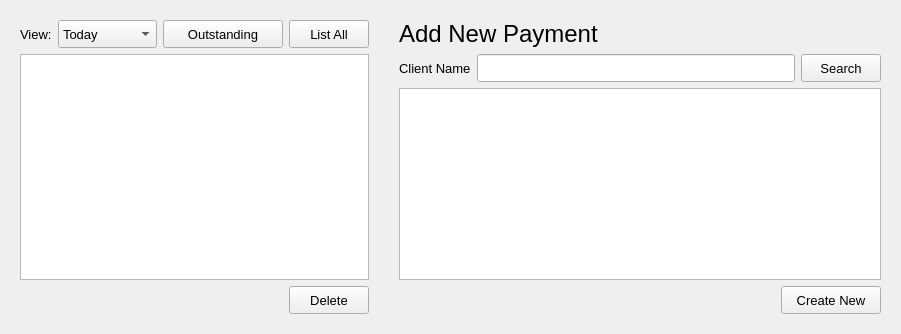
    <widget class="QWidget" name="paymentPage">
     <layout class="QGridLayout" name="gridLayout_39">
      <item row="0" column="0">
       <widget class="QWidget" name="wgd_editUserSearch_5" native="true">
        <layout class="QGridLayout" name="gridLayout_37">
         <item row="2" column="0">
          <layout class="QHBoxLayout" name="horizontalLayout_47">
           <item>
            <spacer name="horizontalSpacer_30">
             <property name="orientation">
              <enum>Qt::Horizontal</enum>
             </property>
             <property name="sizeHint" stdset="0">
              <size>
               <width>40</width>
               <height>20</height>
              </size>
             </property>
            </spacer>
           </item>
           <item>
            <widget class="QPushButton" name="btn_payDelete">
             <property name="minimumSize">
              <size>
               <width>65</width>
               <height>28</height>
              </size>
             </property>
             <property name="font">
              <font>
               <pointsize>10</pointsize>
              </font>
             </property>
             <property name="text">
              <string>Delete</string>
             </property>
            </widget>
           </item>
          </layout>
         </item>
         <item row="1" column="0">
          <widget class="QTableView" name="tview_payment">
           <property name="sizePolicy">
            <sizepolicy hsizetype="Expanding" vsizetype="Expanding">
             <horstretch>0</horstretch>
             <verstretch>0</verstretch>
            </sizepolicy>
           </property>
           <property name="selectionMode">
            <enum>QAbstractItemView::SingleSelection</enum>
           </property>
           <property name="selectionBehavior">
            <enum>QAbstractItemView::SelectRows</enum>
           </property>
           <property name="showGrid">
            <bool>false</bool>
           </property>
           <attribute name="horizontalHeaderVisible">
            <bool>false</bool>
           </attribute>
           <attribute name="horizontalHeaderCascadingSectionResizes">
            <bool>true</bool>
           </attribute>
           <attribute name="horizontalHeaderDefaultSectionSize">
            <number>175</number>
           </attribute>
           <attribute name="horizontalHeaderStretchLastSection">
            <bool>true</bool>
           </attribute>
           <attribute name="verticalHeaderVisible">
            <bool>false</bool>
           </attribute>
          </widget>
         </item>
         <item row="0" column="0">
          <layout class="QHBoxLayout" name="horizontalLayout_41">
           <item>
            <widget class="QLabel" name="lbl_payView">
             <property name="minimumSize">
              <size>
               <width>0</width>
               <height>0</height>
              </size>
             </property>
             <property name="maximumSize">
              <size>
               <width>16777215</width>
               <height>16777215</height>
              </size>
             </property>
             <property name="font">
              <font>
               <pointsize>10</pointsize>
              </font>
             </property>
             <property name="text">
              <string>View:</string>
             </property>
            </widget>
           </item>
           <item>
            <widget class="QComboBox" name="cbox_payDateRange">
             <property name="sizePolicy">
              <sizepolicy hsizetype="Expanding" vsizetype="Fixed">
               <horstretch>0</horstretch>
               <verstretch>0</verstretch>
              </sizepolicy>
             </property>
             <property name="minimumSize">
              <size>
               <width>0</width>
               <height>28</height>
              </size>
             </property>
             <property name="font">
              <font>
               <pointsize>10</pointsize>
              </font>
             </property>
             <item>
              <property name="text">
               <string>Today</string>
              </property>
             </item>
             <item>
              <property name="text">
               <string>Last 3 Days</string>
              </property>
             </item>
             <item>
              <property name="text">
               <string>This Month</string>
              </property>
             </item>
             <item>
              <property name="text">
               <string>April 2016</string>
              </property>
             </item>
             <item>
              <property name="text">
               <string>March 2016</string>
              </property>
             </item>
            </widget>
           </item>
           <item>
            <widget class="QPushButton" name="btn_payOutstanding">
             <property name="minimumSize">
              <size>
               <width>120</width>
               <height>28</height>
              </size>
             </property>
             <property name="font">
              <font>
               <pointsize>10</pointsize>
              </font>
             </property>
             <property name="text">
              <string>Outstanding</string>
             </property>
            </widget>
           </item>
           <item>
            <widget class="QPushButton" name="btn_payListAllUsers">
             <property name="sizePolicy">
              <sizepolicy hsizetype="Preferred" vsizetype="Fixed">
               <horstretch>0</horstretch>
               <verstretch>0</verstretch>
              </sizepolicy>
             </property>
             <property name="minimumSize">
              <size>
               <width>80</width>
               <height>28</height>
              </size>
             </property>
             <property name="font">
              <font>
               <pointsize>10</pointsize>
              </font>
             </property>
             <property name="text">
              <string>List All</string>
             </property>
            </widget>
           </item>
          </layout>
         </item>
        </layout>
       </widget>
      </item>
      <item row="0" column="1">
       <widget class="QWidget" name="wgd_editUserSearch_4" native="true"/>
      </item>
      <item row="0" column="2">
       <widget class="QWidget" name="wgd_editUserFields_4" native="true">
        <property name="minimumSize">
         <size>
          <width>500</width>
          <height>0</height>
         </size>
        </property>
        <layout class="QGridLayout" name="gridLayout_38">
         <item row="0" column="0">
          <widget class="QLabel" name="label_47">
           <property name="minimumSize">
            <size>
             <width>0</width>
             <height>28</height>
            </size>
           </property>
           <property name="font">
            <font>
             <pointsize>18</pointsize>
            </font>
           </property>
           <property name="text">
            <string>Add New Payment</string>
           </property>
          </widget>
         </item>
         <item row="1" column="0">
          <layout class="QHBoxLayout" name="horizontalLayout_43">
           <item>
            <widget class="QLabel" name="label_4">
             <property name="font">
              <font>
               <pointsize>10</pointsize>
              </font>
             </property>
             <property name="text">
              <string>Client Name</string>
             </property>
            </widget>
           </item>
           <item>
            <widget class="QLineEdit" name="le_clientName">
             <property name="sizePolicy">
              <sizepolicy hsizetype="Expanding" vsizetype="Preferred">
               <horstretch>0</horstretch>
               <verstretch>0</verstretch>
              </sizepolicy>
             </property>
             <property name="minimumSize">
              <size>
               <width>0</width>
               <height>28</height>
              </size>
             </property>
             <property name="maximumSize">
              <size>
               <width>16777215</width>
               <height>16777215</height>
              </size>
             </property>
             <property name="font">
              <font>
               <pointsize>10</pointsize>
              </font>
             </property>
            </widget>
           </item>
           <item>
            <widget class="QPushButton" name="btn_clientSearch">
             <property name="minimumSize">
              <size>
               <width>70</width>
               <height>28</height>
              </size>
             </property>
             <property name="maximumSize">
              <size>
               <width>100</width>
               <height>16777215</height>
              </size>
             </property>
             <property name="font">
              <font>
               <pointsize>10</pointsize>
              </font>
             </property>
             <property name="text">
              <string>Search</string>
             </property>
            </widget>
           </item>
          </layout>
         </item>
         <item row="2" column="0">
          <widget class="QTableWidget" name="tw_clientResults">
           <property name="editTriggers">
            <set>QAbstractItemView::NoEditTriggers</set>
           </property>
           <property name="selectionMode">
            <enum>QAbstractItemView::SingleSelection</enum>
           </property>
           <property name="selectionBehavior">
            <enum>QAbstractItemView::SelectRows</enum>
           </property>
           <attribute name="horizontalHeaderMinimumSectionSize">
            <number>10</number>
           </attribute>
           <attribute name="horizontalHeaderShowSortIndicator" stdset="0">
            <bool>true</bool>
           </attribute>
           <attribute name="horizontalHeaderStretchLastSection">
            <bool>true</bool>
           </attribute>
           <attribute name="verticalHeaderVisible">
            <bool>false</bool>
           </attribute>
          </widget>
         </item>
         <item row="3" column="0">
          <layout class="QHBoxLayout" name="horizontalLayout_45">
           <item>
            <widget class="QLabel" name="lbl_editUserWarning_4">
             <property name="sizePolicy">
              <sizepolicy hsizetype="Preferred" vsizetype="Ignored">
               <horstretch>0</horstretch>
               <verstretch>0</verstretch>
              </sizepolicy>
             </property>
             <property name="minimumSize">
              <size>
               <width>0</width>
               <height>28</height>
              </size>
             </property>
             <property name="font">
              <font>
               <pointsize>10</pointsize>
              </font>
             </property>
             <property name="text">
              <string/>
             </property>
            </widget>
           </item>
           <item>
            <spacer name="horizontalSpacer_29">
             <property name="orientation">
              <enum>Qt::Horizontal</enum>
             </property>
             <property name="sizeHint" stdset="0">
              <size>
               <width>40</width>
               <height>20</height>
              </size>
             </property>
            </spacer>
           </item>
           <item>
            <widget class="QPushButton" name="btn_payNew">
             <property name="minimumSize">
              <size>
               <width>100</width>
               <height>28</height>
              </size>
             </property>
             <property name="font">
              <font>
               <pointsize>10</pointsize>
              </font>
             </property>
             <property name="text">
              <string>Create New</string>
             </property>
            </widget>
           </item>
          </layout>
         </item>
        </layout>
       </widget>
      </item>
     </layout>
    </widget>
